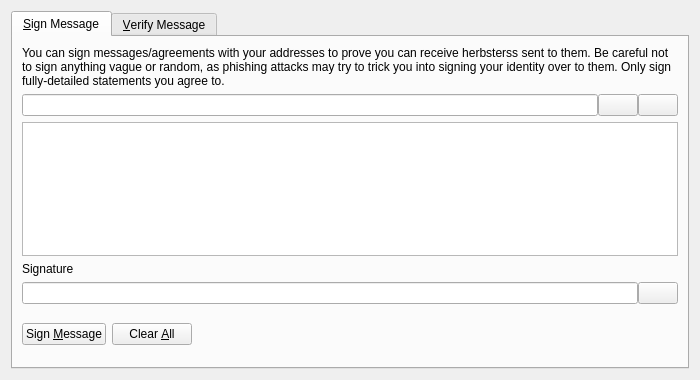
<?xml version="1.0" encoding="UTF-8"?>
<ui version="4.0">
 <class>SignVerifyMessageDialog</class>
 <widget class="QDialog" name="SignVerifyMessageDialog">
  <property name="geometry">
   <rect>
    <x>0</x>
    <y>0</y>
    <width>700</width>
    <height>380</height>
   </rect>
  </property>
  <property name="windowTitle">
   <string>Signatures - Sign / Verify a Message</string>
  </property>
  <property name="modal">
   <bool>true</bool>
  </property>
  <layout class="QVBoxLayout" name="verticalLayout">
   <item>
    <widget class="QTabWidget" name="tabWidget">
     <property name="currentIndex">
      <number>0</number>
     </property>
     <widget class="QWidget" name="tabSignMessage">
      <attribute name="title">
       <string>&amp;Sign Message</string>
      </attribute>
      <layout class="QVBoxLayout" name="verticalLayout_SM">
       <item>
        <widget class="QLabel" name="infoLabel_SM">
         <property name="text">
          <string>You can sign messages/agreements with your addresses to prove you can receive herbsterss sent to them. Be careful not to sign anything vague or random, as phishing attacks may try to trick you into signing your identity over to them. Only sign fully-detailed statements you agree to.</string>
         </property>
         <property name="textFormat">
          <enum>Qt::PlainText</enum>
         </property>
         <property name="wordWrap">
          <bool>true</bool>
         </property>
        </widget>
       </item>
       <item>
        <layout class="QHBoxLayout" name="horizontalLayout_1_SM">
         <property name="spacing">
          <number>0</number>
         </property>
         <item>
          <widget class="QValidatedLineEdit" name="addressIn_SM">
           <property name="toolTip">
            <string>The herbsters address to sign the message with</string>
           </property>
          </widget>
         </item>
         <item>
          <widget class="QPushButton" name="addressBookButton_SM">
           <property name="toolTip">
            <string>Choose previously used address</string>
           </property>
           <property name="text">
            <string/>
           </property>
           <property name="icon">
            <iconset resource="../herbsters.qrc">
             <normaloff>:/icons/address-book</normaloff>:/icons/address-book</iconset>
           </property>
           <property name="shortcut">
            <string>Alt+A</string>
           </property>
           <property name="autoDefault">
            <bool>false</bool>
           </property>
          </widget>
         </item>
         <item>
          <widget class="QPushButton" name="pasteButton_SM">
           <property name="toolTip">
            <string>Paste address from clipboard</string>
           </property>
           <property name="text">
            <string/>
           </property>
           <property name="icon">
            <iconset resource="../herbsters.qrc">
             <normaloff>:/icons/editpaste</normaloff>:/icons/editpaste</iconset>
           </property>
           <property name="shortcut">
            <string>Alt+P</string>
           </property>
           <property name="autoDefault">
            <bool>false</bool>
           </property>
          </widget>
         </item>
        </layout>
       </item>
       <item>
        <widget class="QPlainTextEdit" name="messageIn_SM">
         <property name="toolTip">
          <string>Enter the message you want to sign here</string>
         </property>
        </widget>
       </item>
       <item>
        <widget class="QLabel" name="signatureLabel_SM">
         <property name="text">
          <string>Signature</string>
         </property>
         <property name="textFormat">
          <enum>Qt::PlainText</enum>
         </property>
        </widget>
       </item>
       <item>
        <layout class="QHBoxLayout" name="horizontalLayout_2_SM">
         <property name="spacing">
          <number>0</number>
         </property>
         <item>
          <widget class="QLineEdit" name="signatureOut_SM">
           <property name="font">
            <font>
             <italic>true</italic>
            </font>
           </property>
           <property name="readOnly">
            <bool>true</bool>
           </property>
          </widget>
         </item>
         <item>
          <widget class="QPushButton" name="copySignatureButton_SM">
           <property name="toolTip">
            <string>Copy the current signature to the system clipboard</string>
           </property>
           <property name="text">
            <string/>
           </property>
           <property name="icon">
            <iconset resource="../herbsters.qrc">
             <normaloff>:/icons/editcopy</normaloff>:/icons/editcopy</iconset>
           </property>
           <property name="autoDefault">
            <bool>false</bool>
           </property>
          </widget>
         </item>
        </layout>
       </item>
       <item>
        <layout class="QHBoxLayout" name="horizontalLayout_3_SM">
         <item>
          <widget class="QPushButton" name="signMessageButton_SM">
           <property name="toolTip">
            <string>Sign the message to prove you own this herbsters address</string>
           </property>
           <property name="text">
            <string>Sign &amp;Message</string>
           </property>
           <property name="icon">
            <iconset resource="../herbsters.qrc">
             <normaloff>:/icons/edit</normaloff>:/icons/edit</iconset>
           </property>
           <property name="autoDefault">
            <bool>false</bool>
           </property>
          </widget>
         </item>
         <item>
          <widget class="QPushButton" name="clearButton_SM">
           <property name="toolTip">
            <string>Reset all sign message fields</string>
           </property>
           <property name="text">
            <string>Clear &amp;All</string>
           </property>
           <property name="icon">
            <iconset resource="../herbsters.qrc">
             <normaloff>:/icons/remove</normaloff>:/icons/remove</iconset>
           </property>
           <property name="autoDefault">
            <bool>false</bool>
           </property>
          </widget>
         </item>
         <item>
          <spacer name="horizontalSpacer_1_SM">
           <property name="orientation">
            <enum>Qt::Horizontal</enum>
           </property>
           <property name="sizeHint" stdset="0">
            <size>
             <width>40</width>
             <height>48</height>
            </size>
           </property>
          </spacer>
         </item>
         <item>
          <widget class="QLabel" name="statusLabel_SM">
           <property name="font">
            <font>
             <weight>75</weight>
             <bold>true</bold>
            </font>
           </property>
           <property name="text">
            <string/>
           </property>
           <property name="wordWrap">
            <bool>true</bool>
           </property>
          </widget>
         </item>
         <item>
          <spacer name="horizontalSpacer_2_SM">
           <property name="orientation">
            <enum>Qt::Horizontal</enum>
           </property>
           <property name="sizeHint" stdset="0">
            <size>
             <width>40</width>
             <height>48</height>
            </size>
           </property>
          </spacer>
         </item>
        </layout>
       </item>
      </layout>
     </widget>
     <widget class="QWidget" name="tabVerifyMessage">
      <attribute name="title">
       <string>&amp;Verify Message</string>
      </attribute>
      <layout class="QVBoxLayout" name="verticalLayout_VM">
       <item>
        <widget class="QLabel" name="infoLabel_VM">
         <property name="text">
          <string>Enter the receiver's address, message (ensure you copy line breaks, spaces, tabs, etc. exactly) and signature below to verify the message. Be careful not to read more into the signature than what is in the signed message itself, to avoid being tricked by a man-in-the-middle attack. Note that this only proves the signing party receives with the address, it cannot prove sendership of any transaction!</string>
         </property>
         <property name="textFormat">
          <enum>Qt::PlainText</enum>
         </property>
         <property name="alignment">
          <set>Qt::AlignLeading|Qt::AlignLeft|Qt::AlignTop</set>
         </property>
         <property name="wordWrap">
          <bool>true</bool>
         </property>
        </widget>
       </item>
       <item>
        <layout class="QHBoxLayout" name="horizontalLayout_1_VM">
         <property name="spacing">
          <number>0</number>
         </property>
         <item>
          <widget class="QValidatedLineEdit" name="addressIn_VM">
           <property name="toolTip">
            <string>The herbsters address the message was signed with</string>
           </property>
          </widget>
         </item>
         <item>
          <widget class="QPushButton" name="addressBookButton_VM">
           <property name="toolTip">
            <string>Choose previously used address</string>
           </property>
           <property name="text">
            <string/>
           </property>
           <property name="icon">
            <iconset resource="../herbsters.qrc">
             <normaloff>:/icons/address-book</normaloff>:/icons/address-book</iconset>
           </property>
           <property name="shortcut">
            <string>Alt+A</string>
           </property>
           <property name="autoDefault">
            <bool>false</bool>
           </property>
          </widget>
         </item>
        </layout>
       </item>
       <item>
        <widget class="QPlainTextEdit" name="messageIn_VM"/>
       </item>
       <item>
        <widget class="QValidatedLineEdit" name="signatureIn_VM"/>
       </item>
       <item>
        <layout class="QHBoxLayout" name="horizontalLayout_2_VM">
         <item>
          <widget class="QPushButton" name="verifyMessageButton_VM">
           <property name="toolTip">
            <string>Verify the message to ensure it was signed with the specified herbsters address</string>
           </property>
           <property name="text">
            <string>Verify &amp;Message</string>
           </property>
           <property name="icon">
            <iconset resource="../herbsters.qrc">
             <normaloff>:/icons/transaction_0</normaloff>:/icons/transaction_0</iconset>
           </property>
           <property name="autoDefault">
            <bool>false</bool>
           </property>
          </widget>
         </item>
         <item>
          <widget class="QPushButton" name="clearButton_VM">
           <property name="toolTip">
            <string>Reset all verify message fields</string>
           </property>
           <property name="text">
            <string>Clear &amp;All</string>
           </property>
           <property name="icon">
            <iconset resource="../herbsters.qrc">
             <normaloff>:/icons/remove</normaloff>:/icons/remove</iconset>
           </property>
           <property name="autoDefault">
            <bool>false</bool>
           </property>
          </widget>
         </item>
         <item>
          <spacer name="horizontalSpacer_1_VM">
           <property name="orientation">
            <enum>Qt::Horizontal</enum>
           </property>
           <property name="sizeHint" stdset="0">
            <size>
             <width>40</width>
             <height>48</height>
            </size>
           </property>
          </spacer>
         </item>
         <item>
          <widget class="QLabel" name="statusLabel_VM">
           <property name="font">
            <font>
             <weight>75</weight>
             <bold>true</bold>
            </font>
           </property>
           <property name="text">
            <string/>
           </property>
           <property name="wordWrap">
            <bool>true</bool>
           </property>
          </widget>
         </item>
         <item>
          <spacer name="horizontalSpacer_2_VM">
           <property name="orientation">
            <enum>Qt::Horizontal</enum>
           </property>
           <property name="sizeHint" stdset="0">
            <size>
             <width>40</width>
             <height>48</height>
            </size>
           </property>
          </spacer>
         </item>
        </layout>
       </item>
      </layout>
     </widget>
    </widget>
   </item>
  </layout>
 </widget>
 <customwidgets>
  <customwidget>
   <class>QValidatedLineEdit</class>
   <extends>QLineEdit</extends>
   <header>qvalidatedlineedit.h</header>
  </customwidget>
 </customwidgets>
 <resources>
  <include location="../herbsters.qrc"/>
 </resources>
 <connections/>
</ui>
